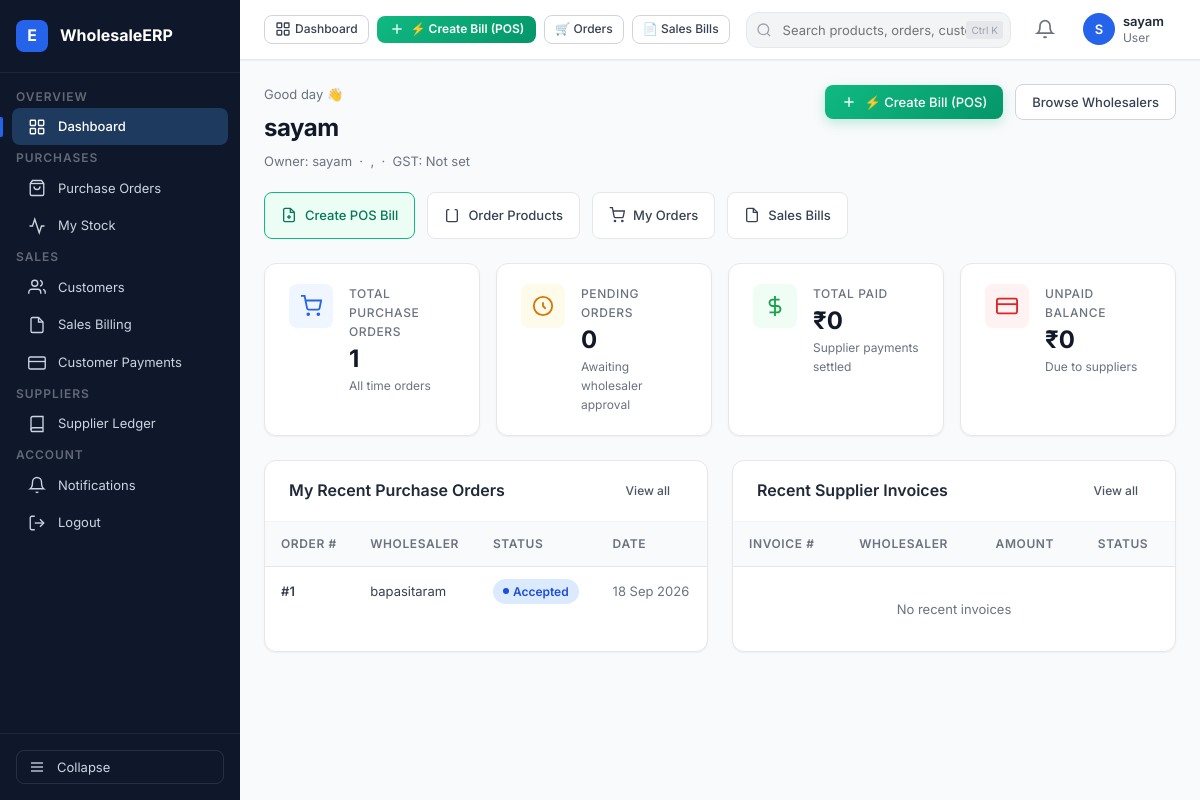
The page /accounts/dashboard/ (signed in) on the database as committed earlier.
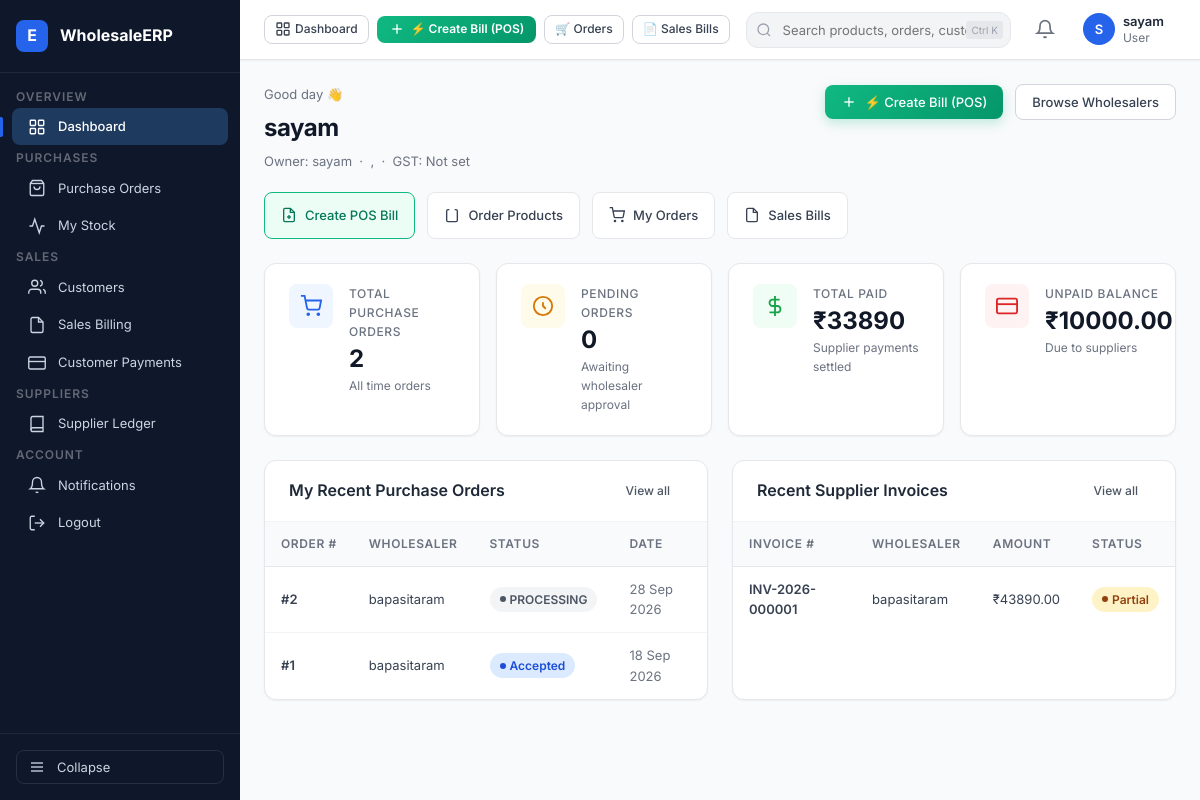
The same page on the database as committed later.
### orders/models.py (models this page shows, shortened)
class Order(models.Model):
    STATUS_CHOICES = [
        ("PENDING","Pending"),
        ("ACCEPTED","Accepted"),
        ("WAITING_FOR_STOCK", "Waiting for Stock"),
        ("REJECTED","Rejected"),
        ("PROCESSING","Processing"),
        ("SHIPPED","Shipped"),
        ("DELIVERED","Delivered"),
        ("CANCELLED","Cancelled"),
    ]
    retailer = models.ForeignKey(
        RetailerProfile,
        on_delete=models.CASCADE,
        related_name="orders"
    )
    wholesaler = models.ForeignKey(
        WholesalerProfile,
        on_delete=models.CASCADE,
        related_name="orders"
    )
    status = models.CharField(
        max_length=30,
        choices = STATUS_CHOICES,
        default="PENDING"
    )
    order_date = models.DateTimeField(
        auto_now_add=True
    )
    notes = models.TextField(
        blank=True
    )

### accounts/models.py (models this page shows, shortened)
class WholesalerProfile(models.Model):
    user = models.OneToOneField(User, on_delete=models.CASCADE, related_name="wholesaler_profile")
    business_name = models.CharField(max_length=200)
    phone = models.CharField(max_length=15)
    gst_number = models.CharField(max_length=15, blank=True, null=True)
    address = models.TextField()
    city = models.CharField(max_length=100)
    state = models.CharField(max_length=100)
    pincode = models.CharField(max_length=10)
    retailers = models.ManyToManyField("RetailerProfile",related_name="wholesalers",blank=True)
    created_at = models.DateTimeField(auto_now_add=True)

### billing/models.py (models this page shows, shortened)
class Invoice(models.Model):
    STATUS_CHOICES = [
        ("UNPAID", "Unpaid"),
        ("PARTIALLY_PAID", "Partially Paid"),
        ("PAID", "Paid"),
        ("CANCELLED", "Cancelled"),
    ]
    invoice_number = models.CharField(
        max_length=30,
        unique=True
    )
    order = models.OneToOneField(
        Order,
        on_delete=models.PROTECT,
        related_name="invoice"
    )
    wholesaler = models.ForeignKey(
        WholesalerProfile,
        on_delete=models.PROTECT,
        related_name="invoices"
    )
    retailer = models.ForeignKey(
        RetailerProfile,
        on_delete=models.PROTECT,
        related_name="invoices"
    )
    invoice_date = models.DateTimeField(
        auto_now_add=True
    )
    subtotal = models.DecimalField(
        max_digits=20,
        decimal_places=2,
        default=0
    )
    discount = models.DecimalField(
        max_digits=14,
        decimal_places=2,
        default=0
    )
    tax_amount = models.DecimalField(
        max_digits=14,
        decimal_places=2,
        default=0
    )
    grand_total = models.DecimalField(
        max_digits=14,
        decimal_places=2,
        default=0
    )
    status = models.CharField(
        max_length=20,
        choices=STATUS_CHOICES,
        default="UNPAID"
    )
    created_at = models.DateTimeField(
        auto_now_add=True
    )

### accounts/views.py (the view)
# urls.py: path("dashboard/", dashboard, name="dashboard"),
@login_required
def dashboard(request):
    profile = getattr(request.user, 'profile', None)
    if not profile:
        return redirect("login")
    today = date.today()
    expiry_limit = today + timedelta(days=30)
    if profile.role == "WHOLESALER":
        wholesaler = request.user.wholesaler_profile
        total_products = Product.objects.filter(wholesaler=wholesaler).count()
        low_stock_count = Stock.objects.filter(
            product__wholesaler=wholesaler,
            quantity__lte=F("minimum_stock")
        ).count()
        expiring_count = Stock.objects.filter(
            product__wholesaler=wholesaler,
            expiry_date__isnull=False,
            expiry_date__gte=today,
            expiry_date__lte=expiry_limit
        ).count()
        pending_orders_count = Order.objects.filter(
            wholesaler=wholesaler,
            status="PENDING"
        ).count()
        total_retailers = wholesaler.retailers.count()
        invoices = Invoice.objects.filter(wholesaler=wholesaler, status__in=["UNPAID", "PARTIALLY_PAID"]).prefetch_related("payments")
        total_outstanding = Decimal("0.00")
        for inv in invoices:
            total_paid_for_inv = sum((p.amount for p in inv.payments.all()), Decimal("0.00"))
            outstanding_for_inv = inv.grand_total - total_paid_for_inv
            if outstanding_for_inv > Decimal("0.00"):
                total_outstanding += outstanding_for_inv
            else:
                inv.status = "PAID"
                inv.save(update_fields=["status"])
        recent_orders = (
            Order.objects.filter(wholesaler=wholesaler)
            .select_related("retailer")
            .order_by("-order_date")[:5]
        )
        recent_invoices = (
            Invoice.objects.filter(wholesaler=wholesaler)
            .select_related("retailer")
            .order_by("-invoice_date")[:5]
        )
        context = {
            "wholesaler": wholesaler,
            "total_products": total_products,
            "low_stock_count": low_stock_count,
            "expiring_count": expiring_count,
            "pending_orders_count": pending_orders_count,
            "total_retailers": total_retailers,
            "total_outstanding": total_outstanding,
            "recent_orders": recent_orders,
            "recent_invoices": recent_invoices,
        }
        return render(request, "accounts/wholesaler_dashboard.html", context)
    elif profile.role == "RETAILER":
        retailer = request.user.retailer_profile
        total_orders = Order.objects.filter(retailer=retailer).count()
        pending_orders_count = Order.objects.filter(retailer=retailer, status="PENDING").count()
        recent_orders = (
            Order.objects.filter(retailer=retailer)
            .select_related("wholesaler")
            .order_by("-order_date")[:5]
        )
        recent_invoices = (
            Invoice.objects.filter(retailer=retailer)
            .select_related("wholesaler")
            .order_by("-invoice_date")[:5]
        )
        total_spent = Payment.objects.filter(invoice__retailer=retailer).aggregate(total=Sum("amount"))["total"] or Decimal("0.00")
        unpaid_invoices = Invoice.objects.filter(
            retailer=retailer,
            status__in=["UNPAID", "PARTIALLY_PAID"]
        ).prefetch_related("payments")
        total_unpaid = Decimal("0.00")
        for inv in unpaid_invoices:
            total_paid_for_inv = sum((p.amount for p in inv.payments.all()), Decimal("0.00"))
            outstanding_for_inv = inv.grand_total - total_paid_for_inv
            if outstanding_for_inv > Decimal("0.00"):
                total_unpaid += outstanding_for_inv
            else:
                inv.status = "PAID"
                inv.save(update_fields=["status"])
        connected_wholesalers_count = retailer.wholesalers.count()
        context = {
            "retailer": retailer,
            "total_orders": total_orders,
            "pending_orders_count": pending_orders_count,
            "recent_orders": recent_orders,
            "recent_invoices": recent_invoices,
            "total_spent": total_spent,
            "total_unpaid": total_unpaid,
            "connected_wholesalers_count": connected_wholesalers_count,
        }
        return render(request, "accounts/retailer_dashboard.html", context)

### templates/accounts/retailer_dashboard.html (shortened to what the changed rows need)
{% extends 'base.html' %}
{% block content %}
<div class="page-header" style="margin-bottom: 20px;">
  <div class="page-header-left">
    <h1 class="page-title">{{ retailer.shop_name }}</h1>
  </div>
</div>
<div class="stats-grid">
  <div class="stat-card">
    <div class="stat-info">
      <div class="stat-label">Total Purchase Orders</div>
      <div class="stat-value">{{ total_orders|default:"0" }}</div>
      <div class="stat-sub">All time orders</div>
    </div>
  </div>
  <div class="stat-card">
    <div class="stat-info">
      <div class="stat-label">Total Paid</div>
      <div class="stat-value">₹{{ total_spent|default:"0" }}</div>
      <div class="stat-sub">Supplier payments settled</div>
    </div>
  </div>
  <div class="stat-card">
    <div class="stat-info">
      <div class="stat-label">Unpaid Balance</div>
      <div class="stat-value">₹{{ total_unpaid|default:"0" }}</div>
      <div class="stat-sub">Due to suppliers</div>
    </div>
  </div>
</div>
<div class="grid-2" style="margin-top: 24px;">
  <div class="card">
    <div class="table-wrap">
      <table class="table">
        <thead>
          <tr>
            <th>Order #</th>
            <th>Wholesaler</th>
            <th>Status</th>
            <th>Date</th>
          </tr>
        </thead>
        <tbody>
          {% for order in recent_orders %}
          <tr class="table-row-link" data-href="{% url 'order_detail' order.id %}">
            <td class="text-bold">#{{ order.id }}</td>
            <td>{{ order.wholesaler.business_name }}</td>
            <td>
              {% if order.status == 'PENDING' %}<span class="badge badge-amber">Pending</span>
              {% elif order.status == 'ACCEPTED' %}<span class="badge badge-blue">Accepted</span>
              {% elif order.status == 'DELIVERED' %}<span class="badge badge-green">Delivered</span>
              {% elif order.status == 'REJECTED' %}<span class="badge badge-red">Rejected</span>
              {% else %}<span class="badge badge-gray">{{ order.status }}</span>{% endif %}
            </td>
            <td class="text-muted">{{ order.order_date|date:"d M Y" }}</td>
          </tr>
          {% empty %}
          <tr><td colspan="4" class="text-center text-muted" style="padding:32px;">No purchase orders yet</td></tr>
          {% endfor %}
        </tbody>
      </table>
    </div>
  </div>
  <div class="card">
    <div class="table-wrap">
      <table class="table">
        <thead>
          <tr>
            <th>Invoice #</th>
            <th>Wholesaler</th>
            <th>Amount</th>
            <th>Status</th>
          </tr>
        </thead>
        <tbody>
          {% for invoice in recent_invoices %}
          <tr class="table-row-link" data-href="{% url 'invoice_detail' invoice.id %}">
            <td class="text-bold">{{ invoice.invoice_number }}</td>
            <td>{{ invoice.wholesaler.business_name }}</td>
            <td>₹{{ invoice.grand_total }}</td>
            <td>
              {% if invoice.status == 'PAID' %}<span class="badge badge-green">Paid</span>
              {% elif invoice.status == 'PARTIALLY_PAID' %}<span class="badge badge-amber">Partial</span>
              {% elif invoice.status == 'UNPAID' %}<span class="badge badge-red">Unpaid</span>
              {% else %}<span class="badge badge-gray">{{ invoice.status }}</span>{% endif %}
            </td>
          </tr>
          {% empty %}
          <tr><td colspan="4" class="text-center text-muted" style="padding:32px;">No recent invoices</td></tr>
          {% endfor %}
        </tbody>
      </table>
    </div>
  </div>
</div>
{% endblock %}

Rows that differ between the two databases and show on the page:
added Order: id "2", wholesaler.business_name "bapasitaram", status "PROCESSING", order_date "28 Sep 2026"
added Invoice: invoice_number "INV-2026-000001", wholesaler.business_name "bapasitaram", grand_total "43890.00", status "Partial"
Other text that changed with them:
{{ total_orders|default:"0" }}: "1" → "2"
{{ total_spent|default:"0" }}: "0" → "33890"
{{ total_unpaid|default:"0" }}: "0" → "10000.00"
text no longer shown: "No recent invoices"
